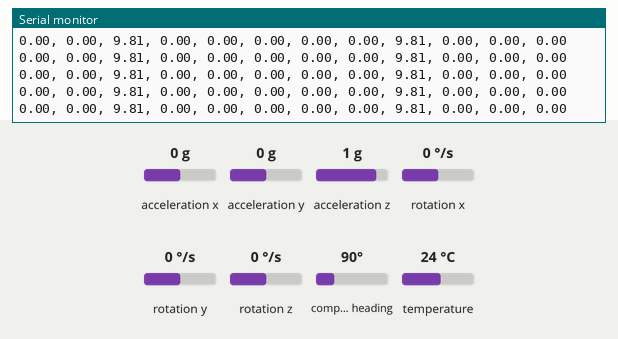
Bench run of a sketch on a simulated Arduino Uno, built with avr-gcc and run on an emulated ATmega328P. On the bench: the last lines printed to the serial monitor. Inputs (shaded band) come from the test bench; at power-on: acceleration x 0 g, acceleration y 0 g, acceleration z 1 g, rotation x 0 °/s, rotation y 0 °/s, rotation z 0 °/s, compass heading 90°, temperature 24 °C.

Above: at 1.2 s.
1.3 s: acceleration x set to 0.8 g
At 2.2 s:
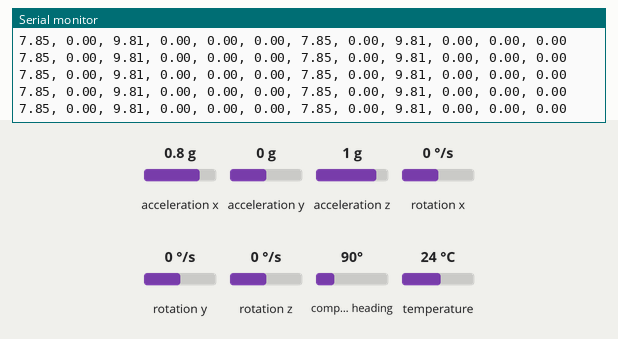
4.3 s: acceleration y set to 0.8 g
At 5.3 s:
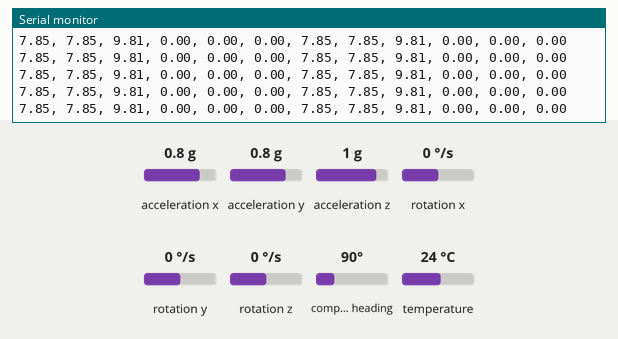
7.3 s: acceleration z set to 0 g
At 8.2 s:
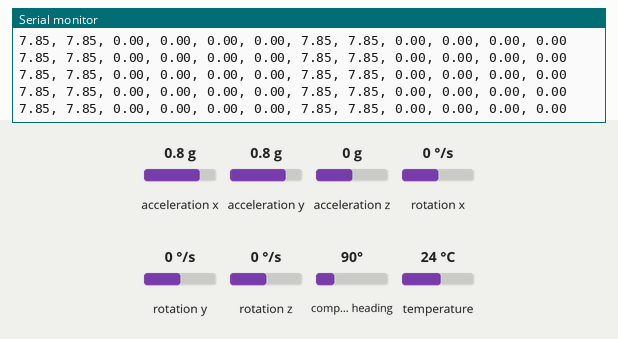
10.3 s: acceleration x set to -0.8 g
At 11.3 s:
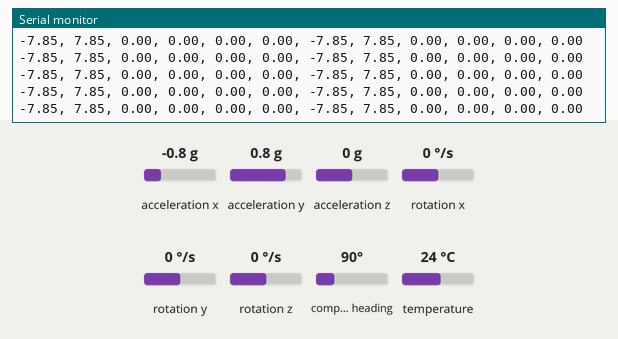
13.3 s: rotation x set to -192 °/s
At 14.3 s:
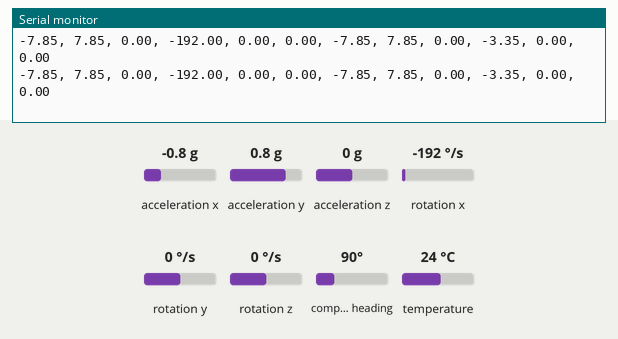
16.3 s: rotation x set to 0 °/s
At 17.4 s:
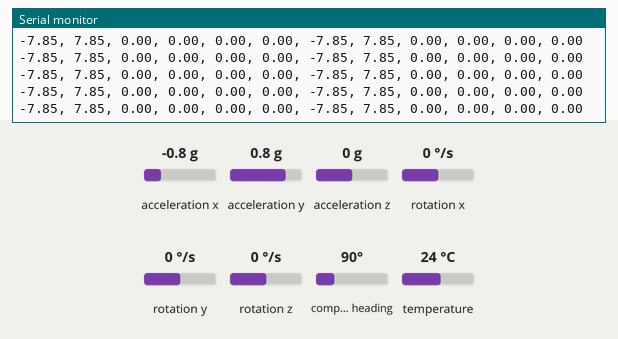
Timing chart, 0 to 19.3 s (numbered marks = the images above; inputs shaded):
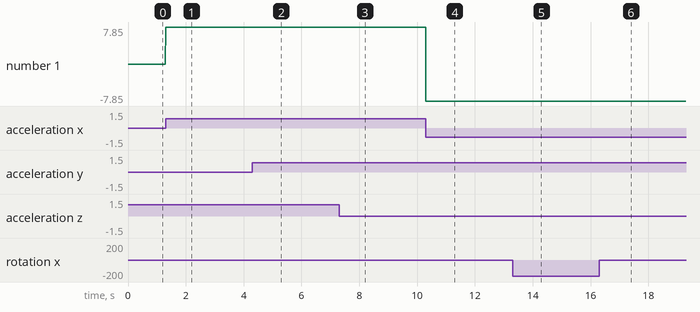

The sketch:

imus_collection.ino
```cpp
// XIAO BLE Sense LSM6DS3 Accelerometer + LSM9DS1 Raw Data

#include "LSM6DS3.h"
#include "Wire.h"
#include <Adafruit_LSM9DS1.h>

//Create instance of class LSM6DS3
LSM6DS3 XIAOIMU(I2C_MODE, 0x6A);  //I2C device address 0x6A

// Create instance of LSM9DS1
Adafruit_LSM9DS1 lsm = Adafruit_LSM9DS1(0x6B);  //I2C device address 0x6B

#define CONVERT_G_TO_MS2 9.80665f
#define FREQUENCY_HZ 200
#define INTERVAL_MS (1000 / (FREQUENCY_HZ + 1))

static unsigned long last_interval_ms = 0;

float data1[6];
float data2[6];

void setup() {
  Serial.begin(115200);
  while (!Serial);

  // Initialize xiao sensor
  if (XIAOIMU.begin() != 0) {
    Serial.println("Device error");
  } else {
    Serial.println("Device OK!");
    // XIAOIMU.setAccelDataRate(LSM6DS_RATE_3_33K_HZ);
  }


  // Initialize LSM9DS1 sensor
  if (!lsm.begin()) {
    Serial.println("LSM9DS1 not detected!");
    while (1);
  }
}


void loop() {
  if (millis() > last_interval_ms + INTERVAL_MS) {
    last_interval_ms = millis();

    // Read and print data from each IMU
    printXIAOData(data1);
    printLSM9DS1Data(data2);

    Serial.print(data1[0] * CONVERT_G_TO_MS2); Serial.print(", ");
    Serial.print(data1[1] * CONVERT_G_TO_MS2); Serial.print(", ");
    Serial.print(data1[2] * CONVERT_G_TO_MS2); Serial.print(", ");
    Serial.print(data1[3]); Serial.print(", ");
    Serial.print(data1[4]); Serial.print(", ");
    Serial.print(data1[5]); Serial.print(", ");
    Serial.print(data2[0]); Serial.print(", ");
    Serial.print(data2[1]); Serial.print(", ");
    Serial.print(data2[2]); Serial.print(", ");
    Serial.print(data2[3]); Serial.print(", ");
    Serial.print(data2[4]); Serial.print(", ");
    Serial.println(data2[5]);
  }
}

void printLSM9DS1Data(float* result) {
  lsm.read();
  sensors_event_t a, m, g, temp;
  lsm.getEvent(&a, &m, &g, &temp);

  result[0] = a.acceleration.x;
  result[1] = a.acceleration.y;
  result[2] = a.acceleration.z;
  result[3] = g.gyro.x;
  result[4] = g.gyro.y;
  result[5] = g.gyro.z;
}

void printXIAOData(float* result) {
  result[0] = XIAOIMU.readFloatAccelX();
  result[1] = XIAOIMU.readFloatAccelY();
  result[2] = XIAOIMU.readFloatAccelZ();
  result[3] = XIAOIMU.readFloatGyroX();
  result[4] = XIAOIMU.readFloatGyroY();
  result[5] = XIAOIMU.readFloatGyroZ();
}
```

Measured:
- after the input at 1.3 s, the serial monitor: prints a new line at once (image 1)
- after the input at 4.3 s, the serial monitor: prints a new line at once (image 2)
- after the input at 7.3 s, the serial monitor: prints a new line at once (image 3)
- after the input at 10.3 s, the serial monitor: prints a new line at once (image 4)
- after the input at 13.3 s, the serial monitor: prints a new line at once (image 5)
- after the input at 16.3 s, the serial monitor: prints a new line at once (image 6)
- plotted number 1: 0 → 7.85 after the input at 1.3 s, 7.85 → -7.85 after the input at 10.3 s
